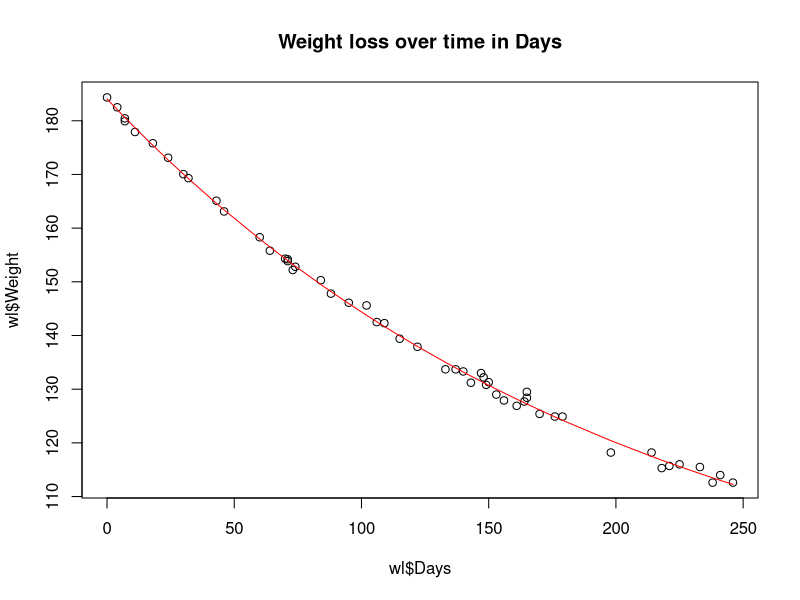

Recreate this plot in R.
## ----label=C06nlschunk101, echo=TRUE, cache=TRUE, fig.height=5-----------
Weight <- c(184.35, 182.51, 180.45, 179.91, 177.91, 175.81, 173.11, 
            170.06, 169.31, 165.1, 163.11, 158.3, 155.8, 154.31, 
            153.86, 154.2, 152.2, 152.8, 150.3, 147.8, 146.1, 145.6,
            142.5, 142.3, 139.4, 137.9, 133.7, 133.7, 133.3, 131.2,
            133, 132.2, 130.8, 131.3, 129, 127.9, 126.9, 127.7,
            129.5, 128.4, 125.4, 124.9, 124.9, 118.2, 118.2, 115.3,
            115.7, 116, 115.5, 112.6, 114, 112.6)
Days <- c(0, 4, 7, 7, 11, 18, 24, 30, 32, 43, 46, 60, 64, 70, 71, 
          71, 73, 74, 84, 88, 95, 102, 106, 109, 115, 122, 133, 137,
          140, 143, 147, 148, 149, 150, 153, 156, 161, 164, 165, 
          165, 170, 176, 179, 198, 214, 218, 221, 225, 233, 238, 
          241, 246)
wl <- data.frame(Weight=Weight, Days = Days)
wlmod <- "Weight ~ b0 + b1*2^(-Days/th)"
wlnls <- nls(wlmod, data=wl, start=c(b0=1, b1=1, th=1))
summary(wlnls)
plot(wl$Days, wl$Weight)
title("Weight loss over time in Days")
points(wl$Days, predict(wlnls), type='l', col='red')
